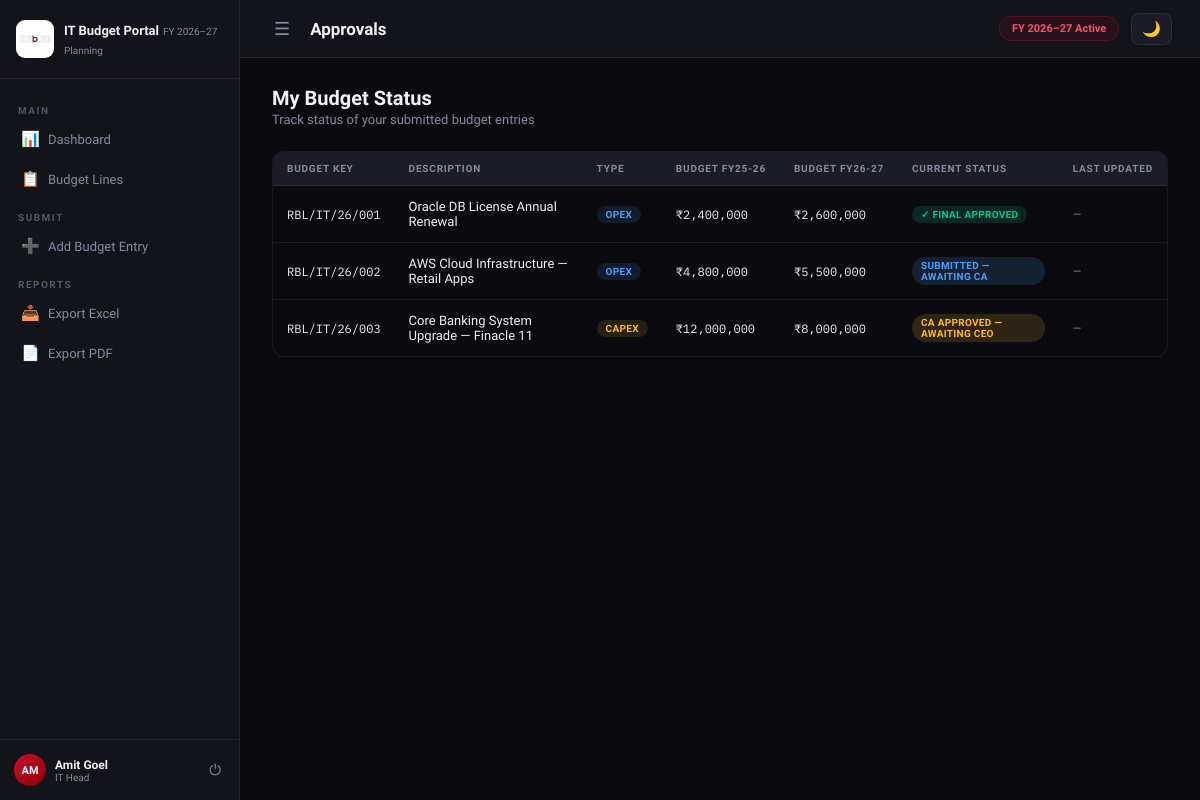
The page /approval/ (signed in) on the database its author committed.
### app/models.py (models this page shows, shortened)
class User(Base):
    __tablename__ = "users"
    id = Column(Integer, primary_key=True, index=True)
    full_name  = Column(String(100), nullable=False)
    email      = Column(String(150), unique=True, nullable=False, index=True)
    password   = Column(String(255), nullable=False)
    role = Column(Enum(UserRole), nullable=False, default=UserRole.IT_HEAD)
    department = Column(String(100), nullable=True)
    spoc_email = Column(String(150), nullable=True)
    cost_code  = Column(String(50), nullable=True)
    is_active  = Column(Boolean, default=True)
    created_at = Column(DateTime(timezone=True), server_default=func.now())
    budget_lines = relationship("BudgetLine", back_populates="submitted_by_user")
    approvals    = relationship("Approval", back_populates="action_by_user")

class BudgetLine(Base):
    __tablename__ = "budget_lines"
    id = Column(Integer, primary_key=True, index=True)
    budget_key_current  = Column(String(50), unique=True, nullable=False)
    budget_key_previous = Column(String(50), nullable=True)
    old_new = Column(Enum(OldNew), nullable=False)
    business_name = Column(String(100), nullable=False)
    cost_code     = Column(String(50), nullable=False)
    submitted_by  = Column(Integer, ForeignKey("users.id"), nullable=False)
    expense_sub_type    = Column(Enum(ExpenseSubType), nullable=False)
    description         = Column(String(200), nullable=False)
    expense_description = Column(Text, nullable=True)
    application_platform = Column(String(100), nullable=True)
    vendor_name          = Column(String(100), nullable=True)
    resource_count       = Column(Integer, nullable=True)
    budget_amt_current_fy   = Column(Float, nullable=False)
    projected_consumption   = Column(Float, nullable=False)
    budget_amt_next_fy      = Column(Float, nullable=False)
    diff_a_minus_b          = Column(Float, nullable=True)   # A - B
    diff_c_minus_b          = Column(Float, nullable=True)   # C - B
    diff_c_minus_a          = Column(Float, nullable=True)   # C - A
    detailed_reasoning = Column(Text, nullable=True)
    status     = Column(Enum(BudgetStatus), default=BudgetStatus.DRAFT, nullable=False)
    created_at = Column(DateTime(timezone=True), server_default=func.now())
    updated_at = Column(DateTime(timezone=True), onupdate=func.now())
    submitted_by_user = relationship("User", back_populates="budget_lines")
    approvals         = relationship("Approval", back_populates="budget_line")

### app/routers/approval_router.py (the view)
@router.get("/", response_class=HTMLResponse)
async def approval_page(request: Request, db: Session = Depends(get_db)):
    user = await get_user_from_cookie(request, db)
    if not user:
        return RedirectResponse(url="/auth/login")
    if user.role == models.UserRole.ADMIN:
        pending = db.query(models.BudgetLine).filter(
            models.BudgetLine.status == models.BudgetStatus.SUBMITTED
        ).order_by(models.BudgetLine.created_at.desc()).all()
    elif user.role == models.UserRole.SUPER_ADMIN:
        pending = db.query(models.BudgetLine).filter(
            models.BudgetLine.status == models.BudgetStatus.ADMIN_APPROVED
        ).order_by(models.BudgetLine.created_at.desc()).all()
    else:
        pending = db.query(models.BudgetLine).filter(
            models.BudgetLine.submitted_by == user.id
        ).order_by(models.BudgetLine.created_at.desc()).all()
    return templates.TemplateResponse("approval/index.html", {
        "request": request,
        "user": user, "pending": pending, "active_page": "approval"
    })

### app/templates/approval/index.html (shortened to what this page needs)
{% extends "base.html" %}
{% block page_title %}Approvals{% endblock %}
{% block content %}
<div class="page-header">
  <div class="page-header-left">
    <h2>
      {% if user.role == 'admin' %}Pending CA Review
      {% elif user.role == 'super_admin' %}Pending CEO Approval
      {% else %}My Budget Status
      {% endif %}
    </h2>
    <p>
      {% if user.role == 'admin' %}Review submitted entries and forward to CEO
      {% elif user.role == 'super_admin' %}CA-verified entries awaiting your final approval
      {% else %}Track status of your submitted budget entries
      {% endif %}
    </p>
  </div>
</div>
{% if pending %}
  {% if user.role == 'it_head' %}
  <div class="table-wrap">
    <table>
      <thead>
        <tr>
          <th>Budget Key</th>
          <th>Description</th>
          <th>Type</th>
          <th>Budget FY25-26</th>
          <th>Budget FY26-27</th>
          <th>Current Status</th>
          <th>Last Updated</th>
        </tr>
      </thead>
      <tbody>
        {% for line in pending %}
        <tr>
          <td class="mono">{{ line.budget_key_current }}</td>
          <td>{{ line.description }}</td>
          <td><span class="badge badge-{{ line.expense_sub_type.value }}">{{ line.expense_sub_type.value.upper() }}</span></td>
          <td class="mono">₹{{ "{:,.0f}".format(line.budget_amt_current_fy) }}</td>
          <td class="mono">₹{{ "{:,.0f}".format(line.budget_amt_next_fy) }}</td>
          <td>
            {% set s = line.status.value %}
            {% if s == 'draft' %}<span class="badge badge-draft">Draft</span>
            {% elif s == 'submitted' %}<span class="badge badge-submitted">Submitted — Awaiting CA</span>
            {% elif s == 'admin_approved' %}<span class="badge badge-admin-app">CA Approved — Awaiting CEO</span>
            {% elif s == 'final_approved' %}<span class="badge badge-approved">✓ Final Approved</span>
            {% elif s == 'rejected_by_admin' %}<span class="badge badge-rejected">Rejected by CA</span>
            {% else %}<span class="badge badge-rejected">Rejected by CEO</span>{% endif %}
          </td>
          <td style="font-size:11px;color:var(--text-muted);">
            {{ line.updated_at.strftime('%d %b %Y') if line.updated_at else '—' }}
          </td>
        </tr>
        {% endfor %}
      </tbody>
    </table>
  </div>
  {% endif %}
{% endif %}
{% endblock %}

### app/templates/base.html (shortened to what this page needs)
<!DOCTYPE html>
<html lang="en" data-theme="dark">
<head>
  <link rel="stylesheet" href="/static/css/style.css"/>
</head>
<body>
<aside class="sidebar" id="sidebar">
  <div class="sidebar-logo">
   <img src="/static/images/rbl-logo.png"
     alt="RBL Bank"
     style="width:38px;height:38px;border-radius:9px;object-fit:contain;background:white;padding:3px;">
    <div class="sidebar-logo-text">
      <span class="logo-title">IT Budget Portal</span>
      <span class="logo-sub">FY 2026–27 Planning</span>
    </div>
  </div>
  <nav class="sidebar-nav">
    <div class="nav-section-label">Main</div>
    <a href="/dashboard/" class="nav-item {% if active_page == 'dashboard' %}active{% endif %}">
      <span class="nav-icon">📊</span> Dashboard
    </a>
    <a href="/budget/" class="nav-item {% if active_page == 'budget' %}active{% endif %}">
      <span class="nav-icon">📋</span> Budget Lines
    </a>
    {% if user.role == 'it_head' %}
    <div class="nav-section-label">Submit</div>
    <a href="/budget/new" class="nav-item {% if active_page == 'new_entry' %}active{% endif %}">
      <span class="nav-icon">➕</span> Add Budget Entry
    </a>
    {% endif %}
    <div class="nav-section-label">Reports</div>
    <a href="#" class="nav-item" onclick="showToast('📥 Excel export — coming in full build!','info'); return false;">
      <span class="nav-icon">📥</span> Export Excel
    </a>
    <a href="#" class="nav-item" onclick="showToast('📄 PDF report — coming in full build!','info'); return false;">
      <span class="nav-icon">📄</span> Export PDF
    </a>
  </nav>
  <div class="sidebar-footer">
    <div class="user-block">
      <div class="user-avatar">{{ user.full_name[:2].upper() }}</div>
      <div class="user-info">
        <div class="user-name">{{ user.full_name }}</div>
        <div class="user-role">
          {% if user.role == 'it_head' %}IT Head
          {% elif user.role == 'admin' %}Admin (CA)
          {% else %}CEO{% endif %}
        </div>
      </div>
      <a href="/auth/logout" class="logout-btn" title="Logout">⏻</a>
    </div>
  </div>
</aside>
<div class="main-wrapper">
  <header class="topbar">
    <div class="topbar-left">
      <button class="menu-toggle" onclick="toggleSidebar()" title="Toggle Menu">☰</button>
      <h1 class="topbar-title">{% block page_title %}Dashboard{% endblock %}</h1>
    </div>
    <div class="topbar-right">
      <span class="fy-badge">FY 2026–27 Active</span>
      <button class="theme-toggle" onclick="toggleTheme()" title="Toggle Dark/Light Mode" id="themeBtn">🌙</button>
    </div>
  </header>
  <main class="page-content">
    {% block content %}{% endblock %}
  </main>
</div>
</body>
</html>

### rows shown on the page
User: full_name "AM", full_name "Amit Goel"
BudgetLine: budget_key_current "RBL/IT/26/001", description "Oracle DB License Annual Renewal", expense_sub_type.value "OPEX", budget_amt_current_fy "2,400,000", budget_amt_next_fy "2,600,000", shows "✓ FINAL APPROVED", updated_at "—"
BudgetLine: budget_key_current "RBL/IT/26/002", description "AWS Cloud Infrastructure — Retail Apps", expense_sub_type.value "OPEX", budget_amt_current_fy "4,800,000", budget_amt_next_fy "5,500,000", shows "SUBMITTED — AWAITING CA", updated_at "—"
BudgetLine: budget_key_current "RBL/IT/26/003", description "Core Banking System Upgrade — Finacle 11", expense_sub_type.value "CAPEX", budget_amt_current_fy "12,000,000", budget_amt_next_fy "8,000,000", shows "CA APPROVED — AWAITING CEO", updated_at "—"
